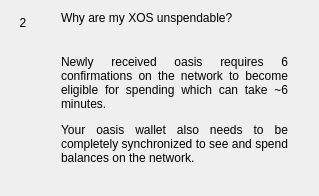
                  <widget class="QWidget" name="widgetFaq2" native="true">
                   <layout class="QHBoxLayout" name="horizontalPage2" stretch="0,1">
                    <item alignment="Qt::AlignTop">
                     <widget class="QLabel" name="labelNumber2">
                      <property name="minimumSize">
                       <size>
                        <width>24</width>
                        <height>24</height>
                       </size>
                      </property>
                      <property name="maximumSize">
                       <size>
                        <width>16777215</width>
                        <height>24</height>
                       </size>
                      </property>
                      <property name="text">
                       <string>2</string>
                      </property>
                      <property name="alignment">
                       <set>Qt::AlignCenter</set>
                      </property>
                     </widget>
                    </item>
                    <item>
                     <layout class="QVBoxLayout" name="verticalLayoutPage2">
                      <property name="spacing">
                       <number>0</number>
                      </property>
                      <property name="leftMargin">
                       <number>20</number>
                      </property>
                      <property name="rightMargin">
                       <number>20</number>
                      </property>
                      <item>
                       <widget class="QLabel" name="labelSubtitle2">
                        <property name="text">
                         <string>Why are my XOS unspendable?</string>
                        </property>
                        <property name="wordWrap">
                         <bool>true</bool>
                        </property>
                       </widget>
                      </item>
                      <item>
                       <spacer name="verticalSpacer_20">
                        <property name="orientation">
                         <enum>Qt::Vertical</enum>
                        </property>
                        <property name="sizeType">
                         <enum>QSizePolicy::Fixed</enum>
                        </property>
                        <property name="sizeHint" stdset="0">
                         <size>
                          <width>20</width>
                          <height>30</height>
                         </size>
                        </property>
                       </spacer>
                      </item>
                      <item>
                       <widget class="QLabel" name="labelContent2">
                        <property name="text">
                         <string>
                           &lt;html&gt;&lt;head/&gt;&lt;body&gt;&lt;p align=&quot;justify&quot;&gt;
                           Newly received oasis requires 6 confirmations on the network
                           to become eligible for spending which can take ~6 minutes.
                           &lt;/p&gt;&lt;p align=&quot;justify&quot;&gt;
                           Your oasis wallet also needs to be completely synchronized
                           to see and spend balances on the network.
                           &lt;/p&gt;&lt;/body&gt;&lt;/html&gt;
                         </string>
                        </property>
                        <property name="alignment">
                         <set>Qt::AlignLeading|Qt::AlignLeft|Qt::AlignTop</set>
                        </property>
                        <property name="wordWrap">
                         <bool>true</bool>
                        </property>
                       </widget>
                      </item>
                      <item>
                       <spacer name="verticalSpacer_21">
                        <property name="orientation">
                         <enum>Qt::Vertical</enum>
                        </property>
                        <property name="sizeHint" stdset="0">
                         <size>
                          <width>20</width>
                          <height>20</height>
                         </size>
                        </property>
                       </spacer>
                      </item>
                     </layout>
                    </item>
                   </layout>
                  </widget>
